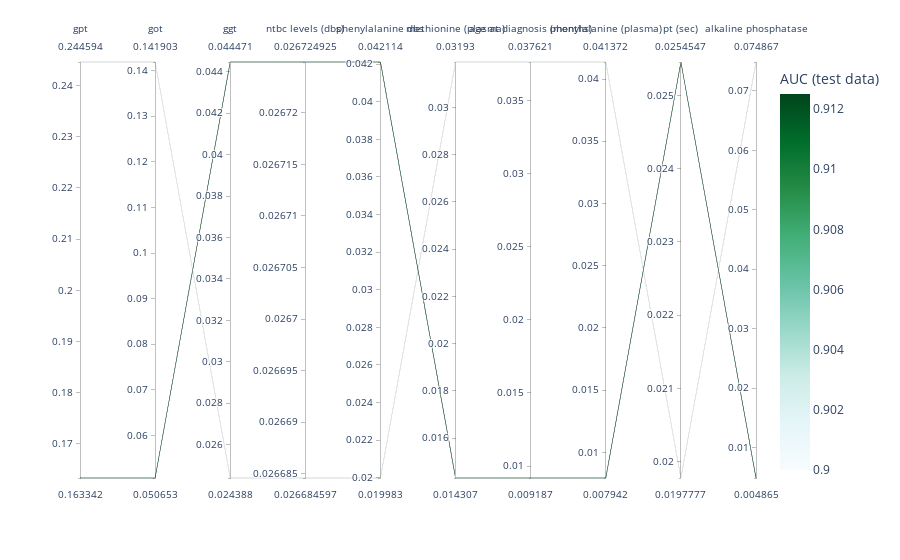

Notebook cell for this chart:
### Code cell
import plotly.express as px

df_ranks_long = df_ranks_abnormal.T
order = df_ranks_long.rank(axis="columns", ascending=False).median(axis="rows").sort_values().index

df_ranks_long["auc_score"] = AUCs
fig_barplot = px.bar(
df_ranks_abnormal,
barmode="group",
)
def rank_sort(df_ranks_abnormal : pd.DataFrame) -> pd.Index:
        """This takes the dataframe, ranks its variables, and sorts them by the mean ranking"""
        return df_ranks_abnormal.rank(axis="rows").mean(axis="columns").sort_values(ascending=False).index

import plotly.express as px
order = rank_sort(df_ranks_abnormal) # Converts ranks to an ordered list

def wrapper_pcoorplot(df_ranks_abnormal, dims = order.tolist()):
        """Small wapper around plotly paralel coordinates plot"""
        fig_ranks = px.parallel_coordinates(
                df_ranks_abnormal.T, 
                dimensions=dims,
                color=df_ranks_long["auc_score"],
                #labels=labels_relabel,
                color_continuous_scale='BuGn',
        )

        fig_ranks.update_layout(
                yaxis_tickformat=".2f",
                coloraxis_colorbar=dict(title=f"{'AUC'} (test data)"),
        )

        return fig_ranks

# Creates the figure with the first [:15] features according to ranking
fig_abnormal = wrapper_pcoorplot(df_ranks_abnormal, order.tolist()[:10])
fig_abnormal.show() # Show fig, as this is a notebook

### Figure 1 — Plotly figure (JSON) as saved in the notebook; plotly's stock layout.template omitted (floating-point values rounded to 4 significant figures)
{"data": [{"dimensions": [{"label": "gpt", "values": [0.1633, 0.2446]}, {"label": "got", "values": [0.05065, 0.1419]}, {"label": "ggt", "values": [0.04447, 0.02439]}, {"label": "ntbc levels (dbs)", "values": [0.02672, 0.02668]}, {"label": "phenylalanine dbs", "values": [0.04211, 0.01998]}, {"label": "methionine (plasma)", "values": [0.01431, 0.03193]}, {"label": "age at diagnosis (months)", "values": [0.009187, 0.03762]}, {"label": "phenylalanine (plasma)", "values": [0.007942, 0.04137]}, {"label": "pt (sec)", "values": [0.02545, 0.01978]}, {"label": "alkaline phosphatase", "values": [0.004865, 0.07487]}], "domain": {"x": [0, 1], "y": [0, 1]}, "line": {"color": [0.9125, 0.9], "coloraxis": "coloraxis"}, "name": "", "type": "parcoords"}], "layout": {"coloraxis": {"colorbar": {"title": {"text": "AUC (test data)"}}, "colorscale": [[0, "rgb(247,252,253)"], [0.125, "rgb(229,245,249)"], [0.25, "rgb(204,236,230)"], [0.375, "rgb(153,216,201)"], [0.5, "rgb(102,194,164)"], [0.625, "rgb(65,174,118)"], [0.75, "rgb(35,139,69)"], [0.875, "rgb(0,109,44)"], [1, "rgb(0,68,27)"]]}, "legend": {"tracegroupgap": 0}, "margin": {"t": 60}, "yaxis": {"tickformat": ".2f"}}}
